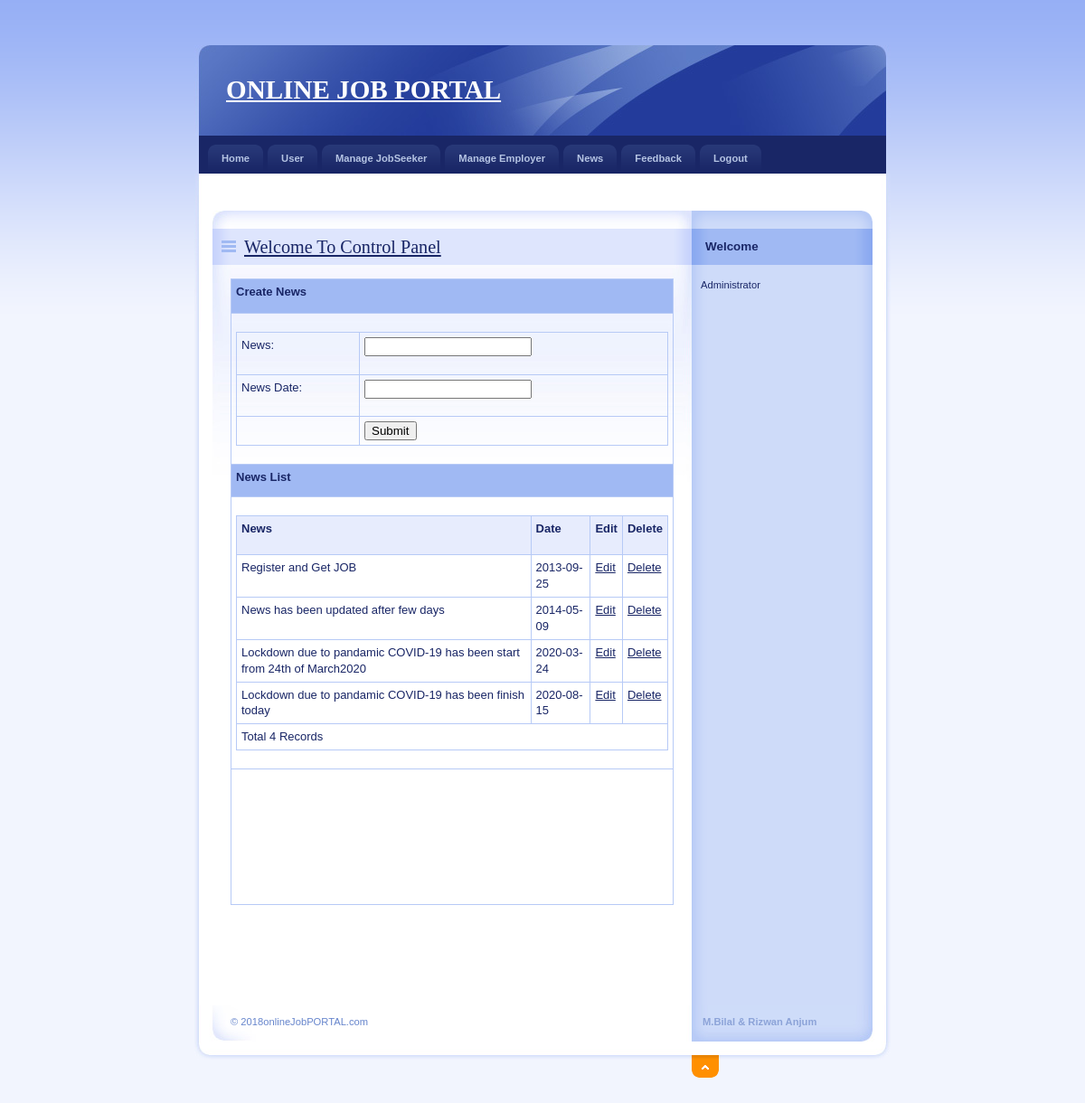
The app's page /Admin/News.php with its own data.
### tables this page shows
CREATE TABLE `news_master` (
  `NewsId` int(11) NOT NULL,
  `News` varchar(200) NOT NULL,
  `NewsDate` date NOT NULL
);

### Admin/News.php (the view, shortened to what this page needs)
<!DOCTYPE html PUBLIC "-//W3C//DTD XHTML 1.0 Strict//EN" "http://www.w3.org/TR/xhtml1/DTD/xhtml1-strict.dtd">
<html xmlns="http://www.w3.org/1999/xhtml" xml:lang="cs" lang="cs">
<head>
    <link rel="stylesheet" media="screen,projection" type="text/css" href="./css/main.css" />
    <link rel="stylesheet" media="print" type="text/css" href="./css/print.css" />
    <link rel="stylesheet" media="aural" type="text/css" href="./css/aural.css" />
    <link href="../SpryAssets/SpryValidationTextField.css" rel="stylesheet" type="text/css" />
</head>
<body>
</head>
<body id="www-url-cz">
<div id="main" class="box">
<?php
include "Header.php"
?>
<?php
include "menu.php"
?>
    <div id="page" class="box">
    <div id="page-in" class="box">
        <div id="strip" class="box noprint">
            <p id="breadcrumbs">&nbsp;</p>
        </div>
        <div id="content">
            <div class="article">
                <h2><span><a href="#">Welcome To Control Panel</a></span></h2>
                <table width="100%" border="0" cellspacing="0" cellpadding="0">
                  <tr>
                    <td height="27" bgcolor="#A0B9F3"><span class="style4 style10">Create News</span></td>
                  </tr>
                  <tr>
                    <td height="26"><form id="form1" method="post" action="InsertNews.php">
                        <table width="100%" height="109" border="0" cellpadding="0" cellspacing="0">
                          <tr>
                            <td height="36"><span class="style9">News:</span></td>
                            <td><span id="sprytextfield1">
                              <label>
                              <input type="text" name="txtNews" id="txtNews" />
                              </label>
                              <span class="textfieldRequiredMsg">A value is required.</span></span></td>
                          </tr>
                          <tr>
                            <td height="35"><span class="style9">News Date:</span></td>
                            <td><span id="sprytextfield2">
                              <label>
                              <input type="text" onclick="ds_sh(this);"  name="txtDate" id="txtDate" />
                              </label>
                              <span class="textfieldRequiredMsg">A value is required.</span></span></td>
                          </tr>
                          <tr>
                            <td>&nbsp;</td>
                            <td><label>
                              <input type="submit" name="button" id="button" value="Submit" />
                            </label></td>
                          </tr>
</table>
                    </form></td>
                  </tr>
                  <tr>
                    <td height="25" bgcolor="#A0B9F3"><span class="style3">News List</span></td>
                  </tr>
                  <tr>
                    <td><table width="100%" border="1" bordercolor="#1CB5F1" >
                        <tr>
                          <th bgcolor="#1CB5F1"><div align="left" class="style11 style7 style8">News</div></th>
                          <th bgcolor="#1CB5F1"><div align="left" class="style11 style7 style8">Date</div></th>
                          <th height="32" bgcolor="#1CB5F1"><div align="left" class="style11 style7 style8">Edit</div></th>
                          <th bgcolor="#1CB5F1"><div align="left" class="style11 style7 style8">Delete</div></th>
                        </tr>
                        <?php
$con = mysqli_connect("localhost","root","");
mysqli_select_db($con,"job");
$sql = "select * from News_Master";
$result = mysqli_query($con,$sql);
while($row = mysqli_fetch_array($result))
{
$Id=$row['NewsId'];
$News=$row['News'];
$NewsDate=$row['NewsDate'];
?>
                        <tr>
                          <td><div align="left" class="style11 style7 style8"><?php echo $News;?></div></td>
                          <td><div align="left" class="style11 style7 style8"><?php echo $NewsDate;?></div></td>
                          <td><div align="left" class="style11 style7 style8"><a href="EditNews.php?NewsId=<?php echo $Id;?>">Edit</a></div></td>
                          <td><div align="left" class="style11 style7 style8"><a href="DeleteNews.php?NewsId=<?php echo $Id;?>">Delete</a></div></td>
                        </tr>
                        <?php
}
$records = mysqli_num_rows($result);
?>
                        <tr>
                          <td colspan="5"><div align="left" class="style11 style7 style8"><?php echo "Total ".$records." Records"; ?> </div></td>
                        </tr>
                    </table></td>
                  </tr>
                  <tr>
                    <td height="26"><form method="post" action="InsertNews.php">
                      <table width="100%" height="109" border="0" cellpadding="0" cellspacing="0">
                        </table>
                    </form></td>
                  </tr>
                </table>
                <p>&nbsp;</p>
              <p class="btn-more box noprint">&nbsp;</p>
          </div>
        </div>
<?php
include "right.php"
?>
    </div>
    </div>
<?php
include "footer.php"
?>
</div>
</body>
</html>

### Admin/css/main.css (style rules this page uses)
* { min-height:1px; }
body { border:0; margin:0; padding:0; background:#F2F5FE url("../design/bg.gif") 0 0 repeat-x; font:70%/160% "verdana",sans-serif; color:#192666; _text-align:center; }
a { color:#192666; }
p { border:0; margin:15px 0; padding:0; }
div { display:block; border:0; margin:0; padding:0; }
h1, h2, h3, h4, h5 { border:0; margin:15px 0 10px 0; padding:0; font-weight:bold; }
h2 { font-size:180%; line-height:100%; font-family:"georgia",serif; font-weight:normal; }
table { display:table; border-collapse:collapse; margin:15px 0; padding:0; border:1px solid #B7CAF6; font-size:100%; }
tr { display:table-row; }
th, td { display: table-cell; border:1px solid #B7CAF6; margin:0; padding:5px; vertical-align:top; text-align:left; }
th { background:#E7ECFD; text-align:center; color:#192666; font-weight:bold; }
form { border:0; margin:0; padding:0; }
a, img, span { border:0; margin:0; padding:0; }
.box { min-height:1px; _height:1px; }
.box:after { content:"."; display:block; line-height:0px; font-size:0px; visibility:hidden; clear:both; }
#main { width:770px; margin:50px auto 0 auto; _text-align:left; }
#page { width:770px; min-height:1px; background:#FFF url("../design/bg_page.gif") 0 0 repeat-y; _height:1px; }
#page-in { min-height:1px; padding:10px 0; background:url("../design/bg_page_in.jpg") 0 0 no-repeat; _height:1px; }
#strip { position:relative; clear:both; padding:3px 20px 10px 20px; color:#6182D1; }
#strip p { margin:0; }
#strip #breadcrumbs { width:520px; margin:0; padding:0; }
#content { float:left; width:530px; _width:550px; margin:0; padding:0 0 0 20px; }
#content .article { clear:both; margin:0; padding:20px; background:url("../design/content_article_bg.jpg") 0 0 no-repeat; }
#content .article h2 { margin:0 -20px; padding:10px; background:#DEE5FD url("../design/content_title_bg.gif") 0 0 repeat-y; color:#192666; }
#content .article h2 span { background:url("../design/ico_list.gif") 0 50% no-repeat; padding-left:25px; }
#content .article p { text-align:justify; }
#content .btn-more { margin:0 0 15px 0; padding:0; border:0; position:relative; }

### Admin/css/print.css (style rules this page uses)
body { border:0; margin:0; padding:0; font-size:12pt }
a { color:#000; text-decoration:none; }
h1, h2, h3 { page-break-after:avoid; page-break-inside:avoid; }
table { border-collapse: collapse; border-width:1px; border-style:solid; }
th, td { display:table-cell; border-width:1px; border-style:solid; }
.noprint { display:none; }

### Admin/css/aural.css (style rules this page uses)
body { voice-family:paul,male; volume:loud; speech-rate:slow; richness:90; stress:20; }
h1, h2, h3, h4, h5 { cue-before:url("ping.au"); }
p, table { pause:50ms; }

### Admin/News.php (style rules this page uses)
.style3 { font-family: Verdana, Arial, Helvetica, sans-serif; font-size: small; font-weight: bold; color: #192666; }
.style4 { font-family: Verdana, Arial, Helvetica, sans-serif; font-size: small; font-weight: bold; color: #FFFFFF; }
.style7 { font-size: small }
.style8 { font-family: Verdana, Arial, Helvetica, sans-serif }
.style9 { font-family: Verdana, Arial, Helvetica, sans-serif; font-size: small; }

### records on screen
news_master: News "Register and Get JOB", NewsDate "2013-09-25"
news_master: News "News has been updated after few days", NewsDate "2014-05-09"
news_master: News "Lockdown due to pandamic COVID-19 has been start from 24th of March2020", NewsDate "2020-03-24"
news_master: News "Lockdown due to pandamic COVID-19 has been finish today", NewsDate "2020-08-15"

### other values on screen
$records "4"
